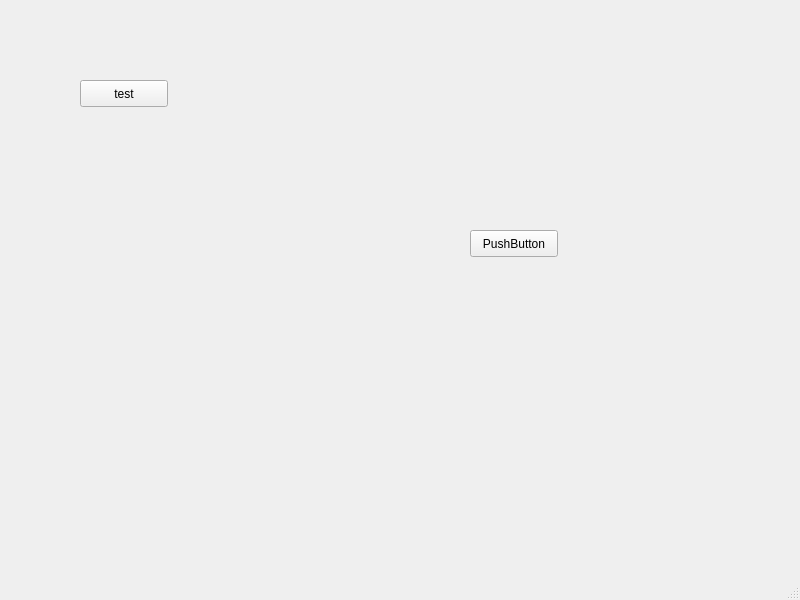
<?xml version="1.0" encoding="UTF-8"?>
<ui version="4.0">
 <class>MainWindow</class>
 <widget class="QMainWindow" name="MainWindow">
  <property name="geometry">
   <rect>
    <x>0</x>
    <y>0</y>
    <width>800</width>
    <height>600</height>
   </rect>
  </property>
  <property name="windowTitle">
   <string>MainWindow</string>
  </property>
  <widget class="QWidget" name="centralwidget">
   <widget class="QPushButton" name="pushButton">
    <property name="geometry">
     <rect>
      <x>80</x>
      <y>80</y>
      <width>88</width>
      <height>27</height>
     </rect>
    </property>
    <property name="text">
     <string>test</string>
    </property>
   </widget>
   <widget class="QStackedWidget" name="stackedWidget">
    <property name="geometry">
     <rect>
      <x>280</x>
      <y>60</y>
      <width>381</width>
      <height>371</height>
     </rect>
    </property>
    <property name="currentIndex">
     <number>1</number>
    </property>
    <widget class="QWidget" name="page">
     <widget class="QPushButton" name="pushButton_2">
      <property name="geometry">
       <rect>
        <x>50</x>
        <y>30</y>
        <width>88</width>
        <height>27</height>
       </rect>
      </property>
      <property name="text">
       <string>PushButton</string>
      </property>
     </widget>
    </widget>
    <widget class="QWidget" name="page_2">
     <widget class="QPushButton" name="pushButton_3">
      <property name="geometry">
       <rect>
        <x>190</x>
        <y>170</y>
        <width>88</width>
        <height>27</height>
       </rect>
      </property>
      <property name="text">
       <string>PushButton</string>
      </property>
     </widget>
    </widget>
   </widget>
  </widget>
  <widget class="QMenuBar" name="menubar">
   <property name="geometry">
    <rect>
     <x>0</x>
     <y>0</y>
     <width>800</width>
     <height>24</height>
    </rect>
   </property>
  </widget>
  <widget class="QStatusBar" name="statusbar"/>
 </widget>
 <resources/>
 <connections/>
</ui>
